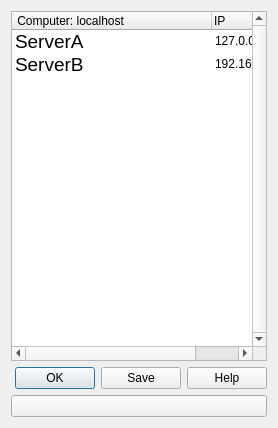
                          <widget class="QWidget" name="tab_16">
                           <property name="sizePolicy">
                            <sizepolicy hsizetype="Expanding" vsizetype="Expanding">
                             <horstretch>0</horstretch>
                             <verstretch>0</verstretch>
                            </sizepolicy>
                           </property>
                           <attribute name="title">
                            <string>Common</string>
                           </attribute>
                           <layout class="QVBoxLayout" name="verticalLayout">
                            <item>
                             <widget class="QTreeWidget" name="treeWidget_4">
                              <property name="minimumSize">
                               <size>
                                <width>0</width>
                                <height>350</height>
                               </size>
                              </property>
                              <property name="verticalScrollBarPolicy">
                               <enum>Qt::ScrollBarAlwaysOn</enum>
                              </property>
                              <property name="autoScrollMargin">
                               <number>16</number>
                              </property>
                              <property name="iconSize">
                               <size>
                                <width>32</width>
                                <height>32</height>
                               </size>
                              </property>
                              <property name="indentation">
                               <number>0</number>
                              </property>
                              <property name="rootIsDecorated">
                               <bool>false</bool>
                              </property>
                              <property name="wordWrap">
                               <bool>false</bool>
                              </property>
                              <property name="columnCount">
                               <number>2</number>
                              </property>
                              <attribute name="headerCascadingSectionResizes">
                               <bool>false</bool>
                              </attribute>
                              <attribute name="headerDefaultSectionSize">
                               <number>200</number>
                              </attribute>
                              <column>
                               <property name="text">
                                <string> Computer: localhost</string>
                               </property>
                              </column>
                              <column>
                               <property name="text">
                                <string>IP</string>
                               </property>
                              </column>
                              <item>
                               <property name="text">
                                <string>ServerA</string>
                               </property>
                               <property name="font">
                                <font>
                                 <pointsize>14</pointsize>
                                 <weight>50</weight>
                                 <bold>false</bold>
                                </font>
                               </property>
                               <property name="icon">
                                <iconset resource="resources.qrc">
                                 <normaloff>:/img/online.jpeg</normaloff>:/img/online.jpeg</iconset>
                               </property>
                               <property name="text">
                                <string>127.0.0.1</string>
                               </property>
                               <property name="flags">
                                <set>ItemIsSelectable|ItemIsEditable|ItemIsDragEnabled|ItemIsUserCheckable|ItemIsEnabled</set>
                               </property>
                              </item>
                              <item>
                               <property name="text">
                                <string>ServerB</string>
                               </property>
                               <property name="font">
                                <font>
                                 <pointsize>14</pointsize>
                                </font>
                               </property>
                               <property name="icon">
                                <iconset>
                                 <activeon>:/img/offline.jpeg</activeon>
                                </iconset>
                               </property>
                               <property name="text">
                                <string>192.168.178.2</string>
                               </property>
                               <property name="flags">
                                <set>ItemIsSelectable|ItemIsEditable|ItemIsDragEnabled|ItemIsUserCheckable|ItemIsEnabled</set>
                               </property>
                              </item>
                             </widget>
                            </item>
                            <item>
                             <widget class="QDialogButtonBox" name="buttonBox_7">
                              <property name="sizePolicy">
                               <sizepolicy hsizetype="Expanding" vsizetype="Expanding">
                                <horstretch>0</horstretch>
                                <verstretch>0</verstretch>
                               </sizepolicy>
                              </property>
                              <property name="standardButtons">
                               <set>QDialogButtonBox::Help|QDialogButtonBox::Ok|QDialogButtonBox::Save</set>
                              </property>
                             </widget>
                            </item>
                            <item>
                             <widget class="QPushButton" name="pushButton">
                              <property name="enabled">
                               <bool>true</bool>
                              </property>
                              <property name="sizePolicy">
                               <sizepolicy hsizetype="Expanding" vsizetype="Expanding">
                                <horstretch>0</horstretch>
                                <verstretch>0</verstretch>
                               </sizepolicy>
                              </property>
                              <property name="maximumSize">
                               <size>
                                <width>16777215</width>
                                <height>64</height>
                               </size>
                              </property>
                              <property name="text">
                               <string/>
                              </property>
                              <property name="icon">
                               <iconset>
                                <normalon>:/img/btn_donateCC_LG.gif</normalon>
                               </iconset>
                              </property>
                              <property name="iconSize">
                               <size>
                                <width>256</width>
                                <height>128</height>
                               </size>
                              </property>
                             </widget>
                            </item>
                           </layout>
                          </widget>
